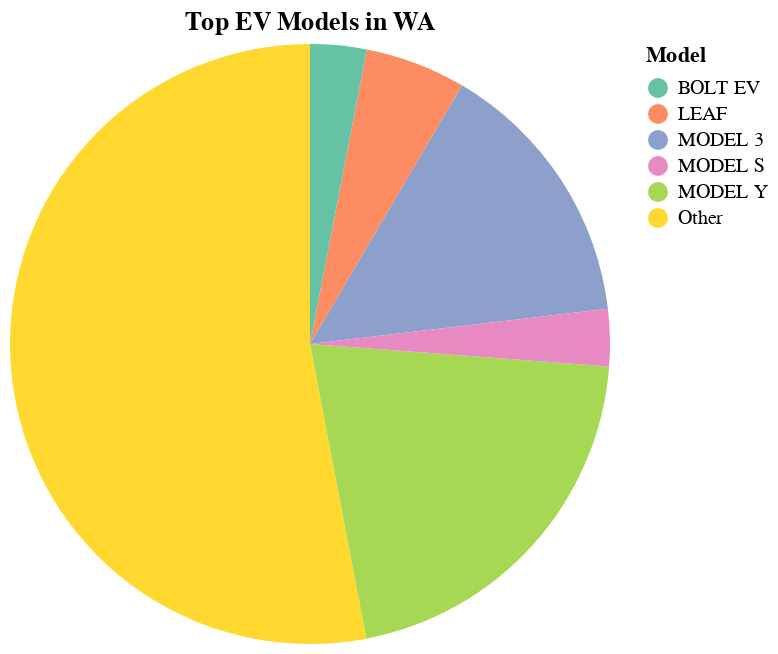

Write notebook code for a chart like this one.
### Code cell
# Now we can visualize the top models
alt.Chart(model_summary).mark_arc().encode(
    theta = 'Count',
    color = alt.Color('Top_Models', scale = alt.Scale(scheme = categorical), legend = alt.Legend(orient = 'right', title = 'Model')), 
    tooltip = ['Top_Models:N','Count:Q',alt.Tooltip('percentage:Q', format = '.1%', title = 'Percentage')] # Add the formatted percentage to the tooltip
).transform_joinaggregate(
    total = 'sum(Count)' # Calculate total sum of 'Count'
).transform_calculate(
    percentage = 'datum.Count / datum.total' # Calculate percentage for each slice
).properties(title="Top EV Models in WA")

### Figure 1 — Vega-Lite specification as saved in the notebook (floating-point values rounded to 4 significant figures)
{"config": {"view": {"continuousWidth": 300, "continuousHeight": 300}}, "data": {"name": "data-28f8fb4306a59c780b5780a3141604e4"}, "mark": {"type": "arc"}, "encoding": {"color": {"field": "Top_Models", "legend": {"orient": "right", "title": "Model"}, "scale": {"scheme": "set2"}, "type": "nominal"}, "theta": {"field": "Count", "type": "quantitative"}, "tooltip": [{"field": "Top_Models", "type": "nominal"}, {"field": "Count", "type": "quantitative"}, {"field": "percentage", "format": ".1%", "title": "Percentage", "type": "quantitative"}]}, "title": "Top EV Models in WA", "transform": [{"joinaggregate": [{"op": "sum", "field": "Count", "as": "total"}]}, {"calculate": "datum.Count / datum.total", "as": "percentage"}], "$schema": "https://vega.github.io/schema/vega-lite/v5.20.1.json", "datasets": {"data-28f8fb4306a59c780b5780a3141604e4": [{"Top_Models": "Other", "Count": 136574}, {"Top_Models": "MODEL Y", "Count": 53560}, {"Top_Models": "MODEL 3", "Count": 37807}, {"Top_Models": "LEAF", "Count": 13971}, {"Top_Models": "MODEL S", "Count": 7911}, {"Top_Models": "BOLT EV", "Count": 7812}]}}
